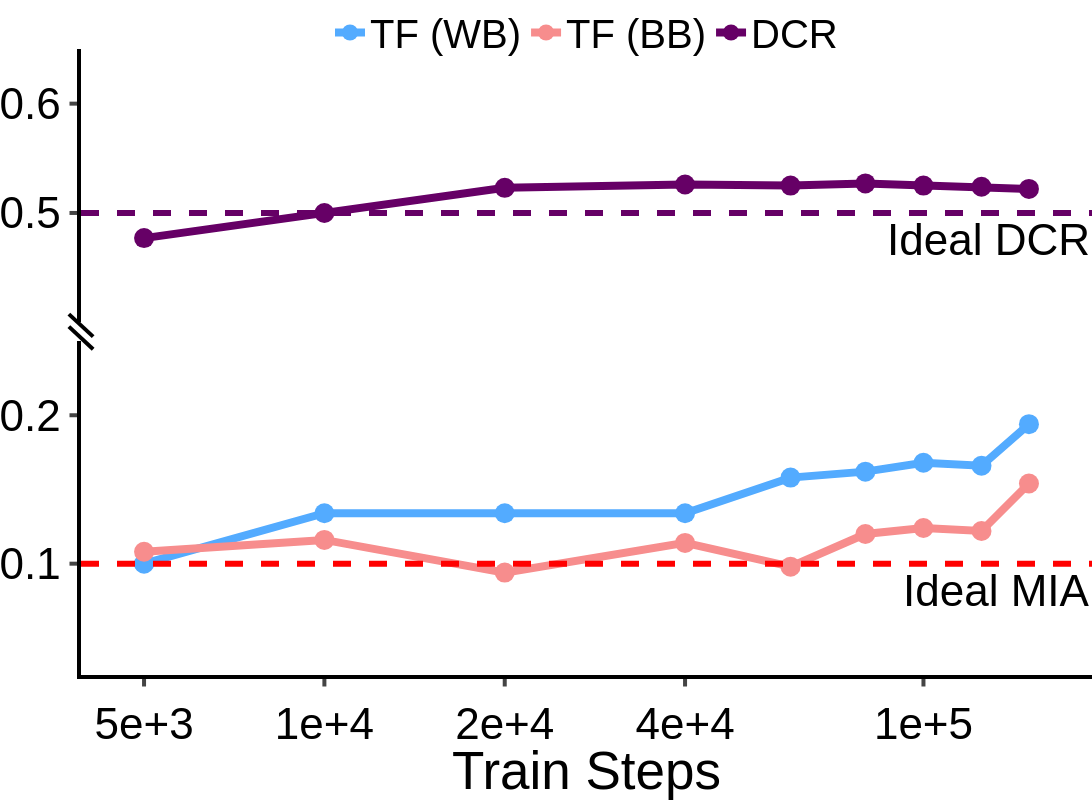

The cell this chart's notebook holds for it:
### Code cell
from plotly.subplots import make_subplots

df = {"Train Steps": train_steps, "TF (WB)": train_steps_wb, "TF (BB)": train_steps_bb, "DCR": train_steps_dcr}
y_cols = ["TF (WB)", "TF (BB)", "DCR"]
colors = {"TF (WB)": "#53abff", "TF (BB)": "#f78d8d", "DCR": "#660066"}

fig = make_subplots(
    rows=2,
    cols=1,
    shared_xaxes=True,
    vertical_spacing=0.03,
    row_heights=[0.45, 0.55],
)

for col in y_cols:
    for row, showlegend in ((1, True), (2, False)):
        fig.add_trace(
            go.Scatter(
                x=df["Train Steps"],
                y=df[col],
                mode="lines+markers",
                name=col,
                legendgroup=col,
                showlegend=showlegend,
                line=dict(width=8, color=colors[col]),
                marker=dict(size=20, color=colors[col]),
            ),
            row=row,
            col=1,
        )

fig.add_hline(y=0.5, line_dash="dash", line_color="#660066", annotation_text="Ideal DCR", annotation_position="bottom right", line_width=6, row=1, col=1)
fig.add_hline(y=0.1, line_dash="dash", line_color="red", annotation_text="Ideal MIA", annotation_position="bottom right", line_width=6, row=2, col=1)

fig.update_yaxes(range=[0.4, 0.65], row=1, col=1)
fig.update_yaxes(range=[0.025, 0.25], row=2, col=1)
fig.update_xaxes(
    type="log",
    tickmode="array",
    tickvals=[5e03, 1e04, 2e04, 4e04, 1e05],
    ticks="outside",
    tickwidth=4,
    ticklen=7.5,
    linewidth=4,
    linecolor="black",
    tickangle=0,
    title_font_family="Helvetica",
    tickfont_family="Helvetica",
    tickfont_size=FONT_SIZE,
    tickformat=".1E",
)
fig.update_xaxes(
    showticklabels=False,
    title=None,
    ticks="",
    showline=False,
    mirror=False,
    row=1,
    col=1,
)
fig.update_xaxes(showticklabels=True, title="Train Steps", row=2, col=1)
fig.update_yaxes(
    ticks="outside",
    tickwidth=4,
    ticklen=7.5,
    linewidth=4,
    linecolor="black",
    tickangle=0,
    title_font_family="Helvetica",
    tickfont_family="Helvetica",
    tickfont_size=FONT_SIZE,
)

customize_figure_layout(fig)
fig.update_layout(yaxis_title=None, yaxis2_title=None)
# Explicit ticks after layout helper (which sets dtick=0.1)
fig.update_yaxes(tickmode="array", tickvals=[0.5, 0.6], dtick=None, row=1, col=1)
fig.update_yaxes(tickmode="array", tickvals=[0.1, 0.2], dtick=None, row=2, col=1)

# Traditional \\ break marks in the gap between panels (left and right spines)
# Domains with row_heights=[0.45, 0.55], vertical_spacing=0.03:
# bottom ≈ [0, 0.5335], gap, top ≈ [0.5635, 1]; break center ≈ 0.5485
break_y = 0.5485
dx, dy = 0.012, 0.018
for y_offset in (-0.01, 0.01):
    fig.add_shape(
        type="line",
        xref="paper",
        yref="paper",
        x0=-dx,
        x1=dx,
        y0=break_y + y_offset + dy,
        y1=break_y + y_offset - dy,
        line=dict(color="black", width=4),
        layer="above",
    )

save_and_display_figure(fig, "berka_tf_dcr_train_steps", plots_dir)

### Figure 1 — Plotly figure (JSON) as saved in the notebook; plotly's stock layout.template omitted (floating-point values rounded to 4 significant figures)
{"data": [{"legendgroup": "TF (WB)", "line": {"color": "#53abff", "width": 8}, "marker": {"color": "#53abff", "size": 20}, "mode": "lines+markers", "name": "TF (WB)", "showlegend": true, "type": "scatter", "x": [5000, 10000, 20000, 40000, 60000, 80000, 100000, 125000, 150000], "xaxis": "x", "y": [0.1, 0.134, 0.134, 0.134, 0.158, 0.162, 0.168, 0.166, 0.194], "yaxis": "y"}, {"legendgroup": "TF (WB)", "line": {"color": "#53abff", "width": 8}, "marker": {"color": "#53abff", "size": 20}, "mode": "lines+markers", "name": "TF (WB)", "showlegend": false, "type": "scatter", "x": [5000, 10000, 20000, 40000, 60000, 80000, 100000, 125000, 150000], "xaxis": "x2", "y": [0.1, 0.134, 0.134, 0.134, 0.158, 0.162, 0.168, 0.166, 0.194], "yaxis": "y2"}, {"legendgroup": "TF (BB)", "line": {"color": "#f78d8d", "width": 8}, "marker": {"color": "#f78d8d", "size": 20}, "mode": "lines+markers", "name": "TF (BB)", "showlegend": true, "type": "scatter", "x": [5000, 10000, 20000, 40000, 60000, 80000, 100000, 125000, 150000], "xaxis": "x", "y": [0.108, 0.116, 0.094, 0.114, 0.098, 0.12, 0.124, 0.122, 0.154], "yaxis": "y"}, {"legendgroup": "TF (BB)", "line": {"color": "#f78d8d", "width": 8}, "marker": {"color": "#f78d8d", "size": 20}, "mode": "lines+markers", "name": "TF (BB)", "showlegend": false, "type": "scatter", "x": [5000, 10000, 20000, 40000, 60000, 80000, 100000, 125000, 150000], "xaxis": "x2", "y": [0.108, 0.116, 0.094, 0.114, 0.098, 0.12, 0.124, 0.122, 0.154], "yaxis": "y2"}, {"legendgroup": "DCR", "line": {"color": "#660066", "width": 8}, "marker": {"color": "#660066", "size": 20}, "mode": "lines+markers", "name": "DCR", "showlegend": true, "type": "scatter", "x": [5000, 10000, 20000, 40000, 60000, 80000, 100000, 125000, 150000], "xaxis": "x", "y": [0.477, 0.5, 0.523, 0.526, 0.525, 0.527, 0.525, 0.524, 0.522], "yaxis": "y"}, {"legendgroup": "DCR", "line": {"color": "#660066", "width": 8}, "marker": {"color": "#660066", "size": 20}, "mode": "lines+markers", "name": "DCR", "showlegend": false, "type": "scatter", "x": [5000, 10000, 20000, 40000, 60000, 80000, 100000, 125000, 150000], "xaxis": "x2", "y": [0.477, 0.5, 0.523, 0.526, 0.525, 0.527, 0.525, 0.524, 0.522], "yaxis": "y2"}], "layout": {"annotations": [{"showarrow": false, "text": "Ideal DCR", "x": 1, "xanchor": "right", "xref": "x domain", "y": 0.5, "yanchor": "top", "yref": "y"}, {"showarrow": false, "text": "Ideal MIA", "x": 1, "xanchor": "right", "xref": "x2 domain", "y": 0.1, "yanchor": "top", "yref": "y2"}], "font": {"color": "black", "family": "Helvetica", "size": 44}, "height": 800, "legend": {"font": {"size": 40}, "orientation": "h", "title": {"font": {"family": "Helvetica"}, "text": ""}, "valign": "top", "x": 0.5, "xanchor": "center", "y": 0.975, "yanchor": "bottom"}, "margin": {"b": 0, "l": 0, "pad": 0, "r": 0, "t": 40}, "plot_bgcolor": "white", "shapes": [{"line": {"color": "#660066", "dash": "dash", "width": 6}, "type": "line", "x0": 0, "x1": 1, "xref": "x domain", "y0": 0.5, "y1": 0.5, "yref": "y"}, {"line": {"color": "red", "dash": "dash", "width": 6}, "type": "line", "x0": 0, "x1": 1, "xref": "x2 domain", "y0": 0.1, "y1": 0.1, "yref": "y2"}, {"layer": "above", "line": {"color": "black", "width": 4}, "type": "line", "x0": -0.012, "x1": 0.012, "xref": "paper", "y0": 0.5565, "y1": 0.5205, "yref": "paper"}, {"layer": "above", "line": {"color": "black", "width": 4}, "type": "line", "x0": -0.012, "x1": 0.012, "xref": "paper", "y0": 0.5765, "y1": 0.5405, "yref": "paper"}], "title": {"font": {"family": "Helvetica"}, "x": 0.5, "y": 0.99}, "width": 1200, "xaxis": {"anchor": "y", "automargin": true, "domain": [0, 1], "linecolor": "black", "linewidth": 4, "matches": "x2", "mirror": false, "showline": false, "showticklabels": false, "tickangle": 0, "tickfont": {"family": "Helvetica", "size": 44}, "tickformat": ".1E", "ticklen": 7.5, "tickmode": "array", "ticks": "", "tickvals": [5000, 10000, 20000, 40000, 100000], "tickwidth": 4, "title": {}, "type": "log"}, "xaxis2": {"anchor": "y2", "automargin": true, "domain": [0, 1], "linecolor": "black", "linewidth": 4, "showticklabels": true, "tickangle": 0, "tickfont": {"family": "Helvetica", "size": 44}, "tickformat": ".1E", "ticklen": 7.5, "tickmode": "array", "ticks": "outside", "tickvals": [5000, 10000, 20000, 40000, 100000], "tickwidth": 4, "title": {"text": "Train Steps"}, "type": "log"}, "yaxis": {"anchor": "x", "automargin": true, "domain": [0.5635, 1], "linecolor": "black", "linewidth": 4, "range": [0.4, 0.65], "tickangle": 0, "tickfont": {"family": "Helvetica", "size": 44}, "ticklen": 7.5, "tickmode": "array", "ticks": "outside", "tickvals": [0.5, 0.6], "tickwidth": 4, "title": {}}, "yaxis2": {"anchor": "x2", "automargin": true, "domain": [0, 0.5335], "linecolor": "black", "linewidth": 4, "range": [0.025, 0.25], "tickangle": 0, "tickfont": {"family": "Helvetica", "size": 44}, "ticklen": 7.5, "tickmode": "array", "ticks": "outside", "tickvals": [0.1, 0.2], "tickwidth": 4, "title": {}}}}
